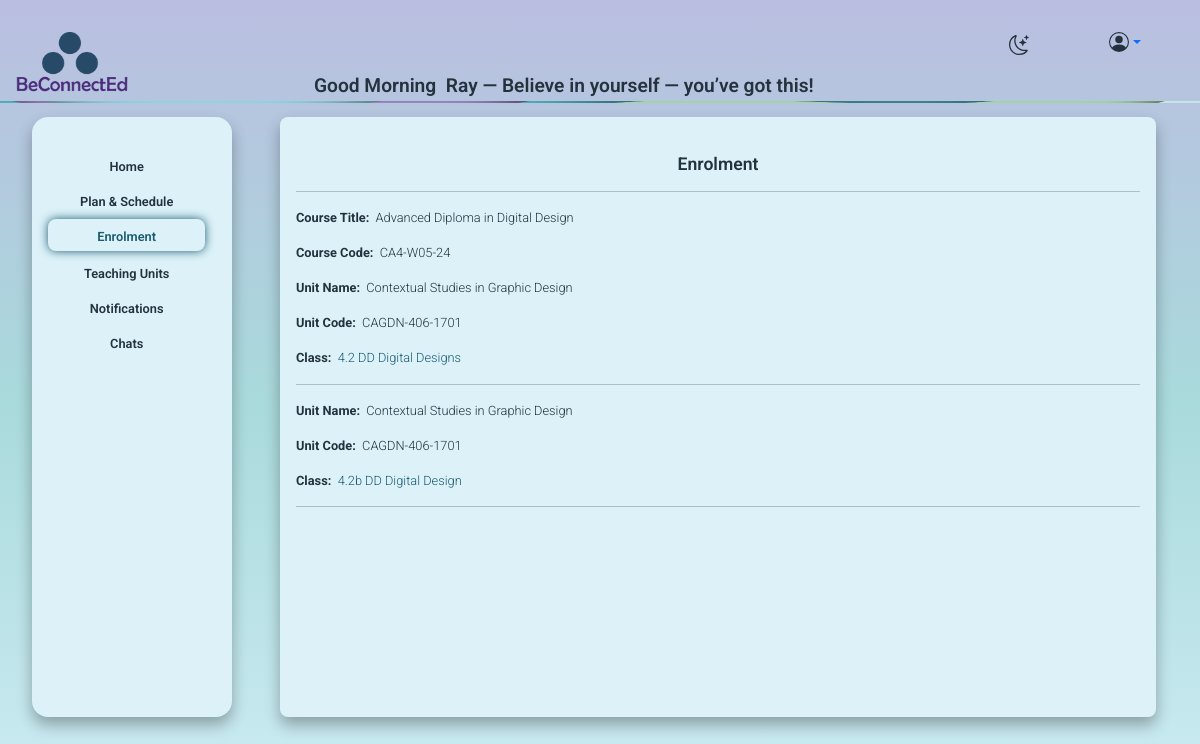
Page /enrolment_teacher.php (signed in) on the committed database.
### tables this page shows
CREATE TABLE `course` (
  `course_id` int(11) NOT NULL,
  `course_name` varchar(255) DEFAULT NULL,
  `course_code` varchar(100) DEFAULT NULL,
  `institute_id` int(11) DEFAULT NULL,
  `is_active` tinyint(1) NOT NULL,
  `MQF_Level` int(50) DEFAULT NULL,
  `credits` int(50) NOT NULL,
  `duration` varchar(50) NOT NULL,
  `course_description` text NOT NULL
);

CREATE TABLE `unit` (
  `unit_id` int(11) NOT NULL,
  `unit_name` varchar(255) DEFAULT NULL,
  `unit_code` varchar(100) DEFAULT NULL,
  `course_id` int(11) DEFAULT NULL,
  `ects_credits` int(11) DEFAULT NULL,
  `unit_description` text NOT NULL,
  `is_active` int(11) NOT NULL,
  `unit_duration` varchar(50) NOT NULL
);

CREATE TABLE `classes` (
  `class_id` int(11) NOT NULL,
  `class_name` varchar(255) DEFAULT NULL,
  `course_id` int(11) DEFAULT NULL
);

### includes/functions.php (called while the page is built, shortened)
<?PHP
function getTeacherEnrolmentWithUnit($conn, $teacher_id) {
  $sql = "SELECT
          c.course_id, c.course_name, c.course_code,
          u.unit_id, u.unit_name, u.unit_code,
          cl.class_id, cl.class_name
        FROM unit_teacher ut
        JOIN unit u      ON u.unit_id = ut.unit_id
        JOIN classes cl  ON cl.class_id = ut.class_id
        JOIN course c    ON c.course_id = cl.course_id
        WHERE ut.teacher_id = ?
          AND u.is_active = 1
        ORDER BY c.course_name ASC, u.unit_name ASC, cl.class_name ASC";
    $stmt = mysqli_stmt_init($conn);
    if (!mysqli_stmt_prepare($stmt, $sql)) {
        die("SQL prepare failed: " . mysqli_error($conn));
    }
    mysqli_stmt_bind_param($stmt, "i", $teacher_id);
    mysqli_stmt_execute($stmt);
    $result = mysqli_stmt_get_result($stmt);
    return $result;
}

### enrolment_teacher.php (the view, shortened to what this page needs)
<?php
include "includes/nav.php";
require_once "includes/dbh.php";
require_once "includes/functions.php";
$teacher_id = (int)($_SESSION['user_id'] ?? 0);
$res = getTeacherEnrolmentWithUnit($conn, $teacher_id);
$current_course_id = null;
?>
<div class="container-fluid">
  <div class="row">
      <div class="col-lg-2 col-md-3 p-0">
          <?php include 'includes/menuteacher.php'; ?>
      </div>
    <div class="col-1"></div>
  <div class="col-lg-9 col-md-8">
      <div class="row">
        <div class="col-12">
            <div class="form_bg">
            <div class="row">
              <div class="col-lg-12">
<h2 class=" form_title" >Enrolment</h2>
<?php while ($row = mysqli_fetch_assoc($res)): ?>
  <?php if ($current_course_id !== $row['course_id']): ?>
    <?php $current_course_id = $row['course_id']; ?>
    <div class="course-section">
      <hr class="divider">
        <div class="course-col">
          <div class="title">Course Title: <p class="label"><?php echo'&nbsp;' .'&nbsp;' . htmlspecialchars($row['course_name']); ?></p></div>
        <div class="course-col">
          <div class="title">Course Code: <p class="label"><?php echo '&nbsp;' .'&nbsp;' . htmlspecialchars($row['course_code']); ?></p></div>
        </div>
      </div>
  <?php endif; ?>
  <?php if (!empty($row['unit_id'])): ?>
    <div class="unit-block">
      <div class="line">
        <div class="title">Unit Name: <p class="label"><?php echo '&nbsp;' .'&nbsp;' . htmlspecialchars($row['unit_name']); ?></p></div>
     <div class="title">Unit Code: <p class="label"><?php echo '&nbsp;' .'&nbsp;' . htmlspecialchars($row['unit_code']); ?></p></div>
      <div class="line mt">
  <div class="title">
    Class:
    <a class="links"
       href="class_attendance.php?class_id=<?php echo $row['class_id']; ?>">
       <?php echo '&nbsp;&nbsp;' . htmlspecialchars($row['class_name'] ?: 'Not assigned'); ?>
    </a>
  </div>
</div>
    </div>
    <hr class="divider">
  <?php else: ?>
    <p class="sub-value">No units found for this course.</p>
  <?php endif; ?>
<?php endwhile; ?>
<?php if ($current_course_id !== null): ?>
  </div>
<?php endif; ?>
</div>
              </div>
            </div>
            </div>
         </div>
      </div>
   </div>
</div>
</div>

### css/style.css (style rules this page uses)
:root { --base-color: linear-gradient(to bottom, #babee0, #a9dadc, #ccebf3); --base-variant: #dcf1f8; --text-color: #23323d; --secondary-text: #1a5b71; --button-color: #172c42; --hover-button: #1a5b71; }
h2 { color: var(--text-color); font-size: 1.1rem; text-decoration: none ; font-weight: 550 ; }
body { margin-top:2rem; padding: 0; min-height: 92vh; background: var(--base-color); background-attachment: fixed; font-family: Roboto, "Helvetica Neue", Helvetica, sans-serif; width: 100%; overflow: hidden; overflow-x: hidden; }
.form_bg { box-shadow:0 8px 15px 0 #0000004d; color: var(--secondary-text); border-radius: .5rem; background-color: var(--base-variant); width: 100%; margin-top: 1rem; margin-left: -2rem; min-height: 75vh; max-height: 75vh; padding: 1rem; text-align: center; overflow-y: auto; overflow-x: auto; display: flex; flex-direction: column; justify-content: top; }
.form_title { margin-top: 1.3rem; display: block; width: 100%; }
.course-section { text-align: left; color: var(--text-color); font-size: .8rem; }
.title { font-weight: 700; font-size: .8rem; display: flex; }
.label { font-weight: 300; text-align: left ; font-size: .8rem; }
.links { font-weight: 300; text-align: left ; font-size: .8rem; text-decoration: none; color: var(--secondary-text); }

### rows in the picture
course: course_name "Advanced Diploma in Digital Design", course_code "CA4-W05-24", unit.unit_name "Contextual Studies in Graphic Design", unit.unit_code "CAGDN-406-1701", classes.class_name "4.2 DD Digital Designs", classes.class_name "4.2b DD Digital Design"

### other values in the picture
$first . ' ' . $last "Ray"
